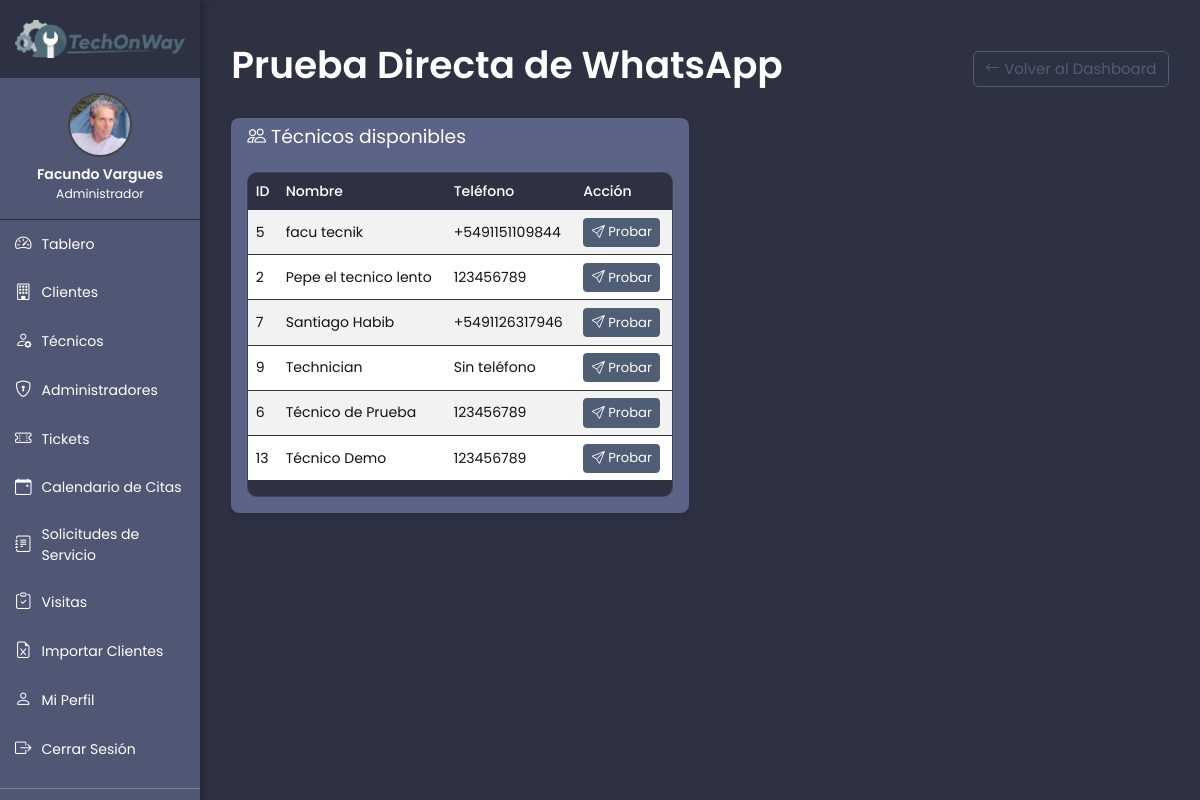
Page /test_whatsapp_direct.php (signed in) on the committed database.
### tables this page shows
CREATE TABLE `users` (
  `id` int(11) NOT NULL,
  `name` varchar(100) NOT NULL,
  `email` varchar(100) NOT NULL,
  `password` varchar(255) NOT NULL,
  `phone` varchar(20) DEFAULT NULL,
  `avatar` varchar(255) DEFAULT NULL,
  `role` enum('admin','technician') NOT NULL,
  `zone` varchar(50) DEFAULT NULL,
  `created_at` timestamp NOT NULL DEFAULT current_timestamp(),
  `updated_at` timestamp NOT NULL DEFAULT current_timestamp() ON UPDATE current_timestamp()
);

### includes/Database.php (called while the page is built, shortened)
<?php
class Database {
    private static $instance = null;
    private $connection;
    private static $connectionCount = 0;
    private function __construct() {
        $config = @require __DIR__ . '/../config/database.php';
        try {
            $charset = isset($config['charset']) ? $config['charset'] : 'utf8';
            $dsn_variants = [
                "mysql:host={$config['host']};dbname={$config['dbname']};charset={$charset}",
                "mysql:host={$config['host']};dbname={$config['dbname']};charset=utf8",
                "mysql:host={$config['host']};dbname={$config['dbname']}"
            ];
            self::$connectionCount++;
            foreach ($dsn_variants as $dsn) {
                try {
                    $this->connection = new PDO($dsn, $config['username'], $config['password'], $config['options']);
                    break;
                } catch (PDOException $e) {
                    $connection_error = $e->getMessage();
                    if (function_exists('error_log')) {
                        error_log("TechonWay: Database connection failed - DSN: {$dsn} - Error: " . $e->getMessage());
                    }
                    if (strpos($e->getMessage(), 'Too many connections') !== false) {
                        if (function_exists('error_log')) {
                            error_log("TechonWay: Too many database connections - Count: " . self::$connectionCount);
                        }
                        throw new PDOException("Database server overloaded: " . $e->getMessage());
                    }
                    continue;
                }
            }
        } catch (PDOException $e) {
            die("Connection failed: " . $e->getMessage());
        }
    }
    public static function getInstance() {
        if (self::$instance === null) {
            self::$instance = new self();
        }
        return self::$instance;
    }
    public function query($sql, $params = []) {
        $stmt = $this->connection->prepare($sql);
        $stmt->execute($params);
        return $stmt;
    }
    public function select($sql, $params = []) {
        $stmt = $this->query($sql, $params);
        return $stmt->fetchAll();
    }
}

### config/database.php (called while the page is built, shortened)
<?php
$isLocal = (isset($_SERVER['HTTP_HOST']) && strpos($_SERVER['HTTP_HOST'], 'localhost') !== false)
    || (php_sapi_name() === 'cli');
$localConfig = null;
if ($isLocal) {
    if ($localConfig && isset($localConfig['database'])) {
        $dbConfig = $localConfig['database'];
        return [
            'host' => $dbConfig['host'],
            'dbname' => $dbConfig['dbname'],
            'username' => $dbConfig['username'],
            'password' => $dbConfig['password'],
            'charset' => $dbConfig['charset'],
            'options' => [
                PDO::ATTR_ERRMODE => PDO::ERRMODE_EXCEPTION,
                PDO::ATTR_DEFAULT_FETCH_MODE => PDO::FETCH_ASSOC,
                PDO::ATTR_EMULATE_PREPARES => false,
            ]
        ];
    } else {
        return [
            'host' => 'localhost',
            'dbname' => 'techonway',
            'username' => 'root',
            'password' => '',
            'charset' => 'utf8mb4',
            'options' => [
                PDO::ATTR_ERRMODE => PDO::ERRMODE_EXCEPTION,
                PDO::ATTR_DEFAULT_FETCH_MODE => PDO::FETCH_ASSOC,
                PDO::ATTR_EMULATE_PREPARES => false,
            ]
        ];
    }
}

### includes/init.php (called while the page is built, shortened)
<?php
require_once INCLUDE_PATH . '/Database.php';
function escape($string) {
    return htmlspecialchars($string, ENT_QUOTES, 'UTF-8');
}

### test_whatsapp_direct.php (the view, shortened to what this page needs)
<?php
require_once __DIR__ . '/includes/init.php';
$db = Database::getInstance();
$technicians = $db->select("SELECT id, name, email, phone FROM users WHERE role = 'technician' ORDER BY name");
$pageTitle = 'Prueba Directa de WhatsApp';
include_once __DIR__ . '/templates/header.php';
?>
<div class="container-fluid py-4">
  <div class="d-flex justify-content-between align-items-center mb-4">
    <h1><?php echo $pageTitle; ?></h1>
    <a href="<?php echo BASE_URL; ?>admin/dashboard.php" class="btn btn-outline-secondary">
      <i class="bi bi-arrow-left"></i> Volver al Dashboard
    </a>
  </div>
  <div class="row">
    <div class="col-lg-6">
      <div class="card mb-4">
        <div class="card-header">
          <h5 class="card-title mb-0"><i class="bi bi-people"></i> Técnicos disponibles</h5>
        </div>
        <div class="card-body">
          <?php if (count($technicians) > 0): ?>
            <div class="table-responsive">
              <table class="table table-striped align-middle">
                <thead>
                  <tr>
                    <th>ID</th>
                    <th>Nombre</th>
                    <th>Teléfono</th>
                    <th>Acción</th>
                  </tr>
                </thead>
                <tbody>
                <?php foreach ($technicians as $tech): ?>
                  <tr>
                    <td><?php echo $tech['id']; ?></td>
                    <td><?php echo escape($tech['name']); ?></td>
                    <td><?php echo escape($tech['phone'] ?: 'Sin teléfono'); ?></td>
                    <td>
                      <a class="btn btn-sm btn-primary" href="<?php echo BASE_URL; ?>test_whatsapp_direct.php?tech_id=<?php echo $tech['id']; ?>">
                        <i class="bi bi-send"></i> Probar
                      </a>
                    </td>
                  </tr>
                <?php endforeach; ?>
                </tbody>
              </table>
            </div>
          <?php else: ?>
            <p class="mb-0">No hay técnicos disponibles.</p>
          <?php endif; ?>
        </div>
      </div>
    </div>
    <div class="col-lg-6">
    </div>
  </div>
</div>
<?php include_once __DIR__ . '/templates/footer.php'; ?>

### rows in the picture
users: id "5", name "facu tecnik", phone "+5491151109844"
users: id "2", name "Pepe el tecnico lento", phone "123456789"
users: id "7", name "Santiago Habib", phone "+5491126317946"
users: id "9", name "Technician", phone "Sin teléfono"
users: id "6", name "Técnico de Prueba", phone "123456789"
users: id "13", name "Técnico Demo", phone "123456789"

### other values in the picture
$displayName "Facundo Vargues"
__('sidebar.role.admin') "Administrador"
__('sidebar.dashboard', 'Dashboard') "Tablero"
__('sidebar.clients') "Clientes"
__('sidebar.technicians') "Técnicos"
__('sidebar.admins', 'Administradores') "Administradores"
__('sidebar.tickets') "Tickets"
__('sidebar.service_requests') "Solicitudes de Servicio"
__('sidebar.visits') "Visitas"
__('sidebar.import_clients') "Importar Clientes"
__('sidebar.profile') "Mi Perfil"
__('sidebar.logout') "Cerrar Sesión"
$pageTitle "Prueba Directa de WhatsApp"
